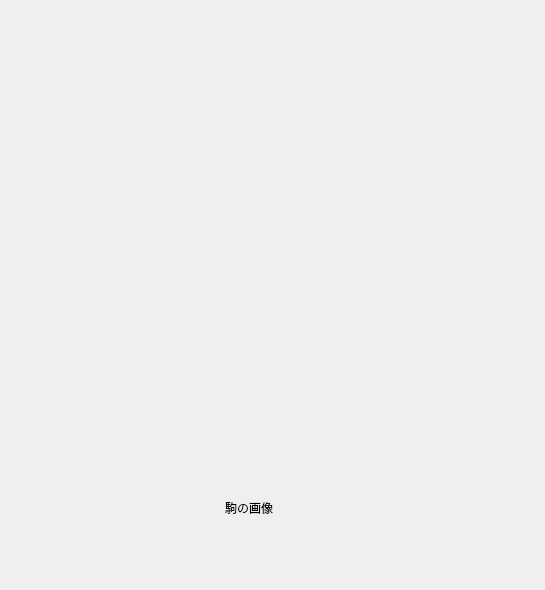
<?xml version="1.0" encoding="UTF-8"?>
<ui version="4.0">
 <class>MainWindow</class>
 <widget class="QMainWindow" name="MainWindow">
  <property name="geometry">
   <rect>
    <x>0</x>
    <y>0</y>
    <width>545</width>
    <height>590</height>
   </rect>
  </property>
  <property name="font">
   <font>
    <family>Noto Sans CJK JP</family>
   </font>
  </property>
  <property name="windowTitle">
   <string>画像のテスト</string>
  </property>
  <widget class="QWidget" name="centralwidget">
   <widget class="QLabel" name="label">
    <property name="geometry">
     <rect>
      <x>10</x>
      <y>10</y>
      <width>525</width>
      <height>570</height>
     </rect>
    </property>
    <property name="text">
     <string/>
    </property>
    <property name="pixmap">
     <pixmap>../images/board.png</pixmap>
    </property>
   </widget>
   <widget class="QLabel" name="label_2">
    <property name="geometry">
     <rect>
      <x>225</x>
      <y>455</y>
      <width>97</width>
      <height>106</height>
     </rect>
    </property>
    <property name="text">
     <string>駒の画像</string>
    </property>
   </widget>
  </widget>
 </widget>
 <resources/>
 <connections/>
</ui>
